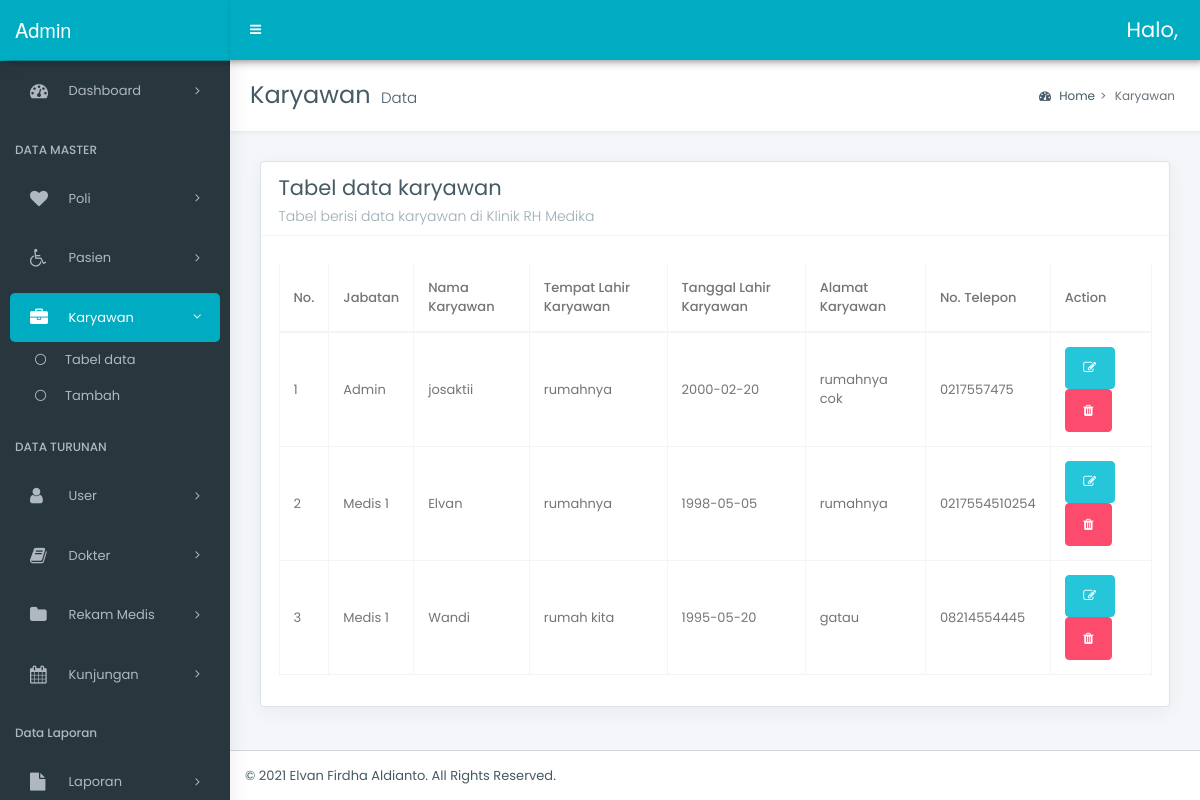
Page /admin/karyawan/data.php on the committed database.
### tables this page shows
CREATE TABLE `karyawan` (
  `id_karyawan` int(11) NOT NULL,
  `jabatan` enum('1','2','3','4') NOT NULL,
  `nm_karyawan` varchar(50) NOT NULL,
  `tempat_lahirk` varchar(30) NOT NULL,
  `tgl_lahirk` date NOT NULL,
  `alamatk` text NOT NULL,
  `telp_karyawan` varchar(13) NOT NULL
);

### admin/karyawan/data.php (the view, shortened to what this page needs)
<?php require_once '../../config/connect.php'; ?>
<!DOCTYPE html>
<html lang="en">
<head>
    <link rel="stylesheet" href="../../style/bootstrap.min.css">
    <link rel="stylesheet" href="../../style/bootstrap-extend.css">
    <link rel="stylesheet" href="../../style/master_style.css">
    <link rel="stylesheet" href="../../style/_all-skins.css">
    <link rel="stylesheet" href="../../assets/datatable/datatables.min.css">
</head>
<body class="hold-transition skin-green sidebar-mini">
    <div class="wrapper">
        <?php include_once('navbar.php'); ?>
        <?php include_once('sidebar.php'); ?>
        <div class="content-wrapper">
            <section class="content-header">
                <h1>
                    Karyawan
                    <small>Data</small>
                </h1>
                <ol class="breadcrumb">
                    <li class="breadcrumb-item"><a href="#"><i class="fa fa-dashboard"></i> Home</a></li>
                    <li class="breadcrumb-item active">Karyawan</li>
                </ol>
            </section>
            <section class="content">
                <div class="row">
                    <div class="col-12">
                        <div class="box">
                            <div class="box-header with-border">
                                <h3 class="box-title">Tabel data karyawan</h3>
                                <h6 class="box-subtitle">Tabel berisi data karyawan di Klinik RH Medika</h6>
                            </div>
                            <div class="box-body">
                                <div class="table-responsive">
                                    <table id="example6" class="table table-bordered table-hover display nowrap margin-top-10 w-p100">
                                        <thead>
                                            <tr>
                                                <th>No.</th>
                                                <th>Jabatan</th>
                                                <th>Nama Karyawan</th>
                                                <th>Tempat Lahir Karyawan</th>
                                                <th>Tanggal Lahir Karyawan</th>
                                                <th>Alamat Karyawan</th>
                                                <th>No. Telepon</th>
                                                <th>Action</th>
                                            </tr>
                                        </thead>
                                        <tbody>
                                            <?php
                                            $q = $connect->query("SELECT * FROM karyawan");
                                            $no = 1;
                                            foreach ($q as $du) :
                                            ?>
                                                <tr>
                                                    <td><?= $no ?></td>
                                                    <td>
                                                        <?php
                                                        if ($du['jabatan'] == 1) {
                                                            echo 'Admin';
                                                        } elseif ($du['jabatan'] == 2) {
                                                            echo 'Medis 1';
                                                        } elseif ($du['jabatan'] == 3) {
                                                            echo 'Auditor BPJS';
                                                        } elseif ($du['jabatan'] == 4) {
                                                            echo 'Auditor Inhealth/Buma';
                                                        }
                                                        ?>
                                                    </td>
                                                    <td><?= $du['nm_karyawan'] ?></td>
                                                    <td><?= $du['tempat_lahirk'] ?></td>
                                                    <td><?= $du['tgl_lahirk'] ?></td>
                                                    <td><?= $du['alamatk'] ?></td>
                                                    <td><?= $du['telp_karyawan'] ?></td>
                                                    <td>
                                                        <div class="input-group">
                                                            <a href="edit.php?id=<?= $du['id_karyawan'] ?>" class="btn btn-success fa fa-edit"></a>
                                                            <a href="hapus.php?id=<?= $du['id_karyawan'] ?>" onclick="return confirm('Anda yakin akan menghapus data ini?')" class="btn btn-danger fa fa-trash"></a>
                                                        </div>
                                                    </td>
                                                </tr>
                                            <?php
                                                $no++;
                                            endforeach; ?>
                                        </tbody>
                                    </table>
                                </div>
                            </div>
                        </div>
                    </div>
                </div>
            </section>
        </div>
        <footer class="main-footer">
            &copy; 2021 <a href="">Elvan Firdha Aldianto</a>. All Rights Reserved.
        </footer>
    </div>
</body>
</html>

### style/_all-skins.css (style rules this page uses)
.skin-green .content-header { background: #fff; }
.skin-green .content { background: #f4f6f9; }
.skin-green .wrapper, .skin-green .main-sidebar, .skin-green .left-side { background-color: #28373e; box-shadow: 1px 0px 20px rgba(0,0,0,0.08); }

### rows in the picture
karyawan: jabatan "Admin", nm_karyawan "josaktii", tempat_lahirk "rumahnya", tgl_lahirk "2000-02-20", alamatk "rumahnya cok", telp_karyawan "0217557475"
karyawan: jabatan "Medis 1", nm_karyawan "Elvan", tempat_lahirk "rumahnya", tgl_lahirk "1998-05-05", alamatk "rumahnya", telp_karyawan "0217554510254"
karyawan: jabatan "Medis 1", nm_karyawan "Wandi", tempat_lahirk "rumah kita", tgl_lahirk "1995-05-20", alamatk "gatau", telp_karyawan "08214554445"
